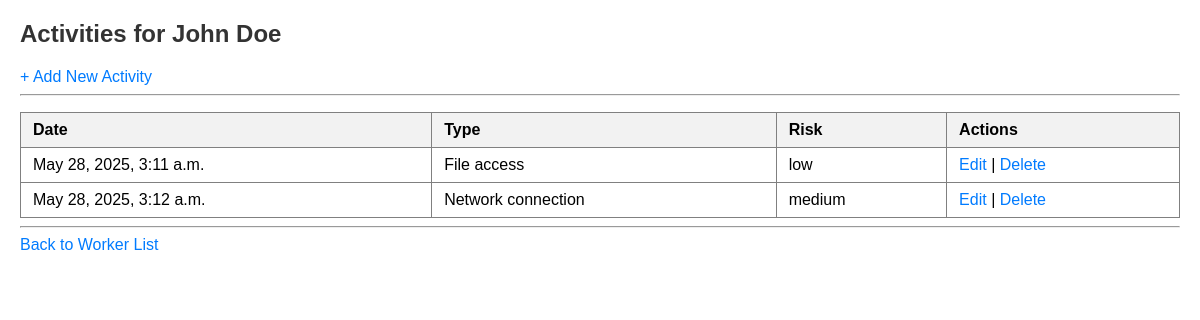
/5/activities/, run on the app's committed database.
### workers/models.py (models this page shows, shortened)
class Worker(models.Model):
    EMPLOYEE_TYPE_CHOICES = [
        ('Employee', 'Employee'),
        ('Contractor', 'Contractor'),
    ]
    name = models.CharField(max_length=100)
    type = models.CharField(max_length=20, choices=EMPLOYEE_TYPE_CHOICES)

class WorkerActivity(models.Model):
    ACTIVITY_TYPE_CHOICES = [
        ('File access', 'File access'),
        ('Network connection', 'Network connection'),
        ('Application launch', 'Application launch'),
    ]
    RISK_LEVEL_CHOICES = [
        ('low', 'Low'),
        ('medium', 'Medium'),
        ('high', 'High'),
    ]
    worker = models.ForeignKey(Worker, on_delete=models.CASCADE, related_name='activities')
    datetime = models.DateTimeField()
    activity_type = models.CharField(max_length=50, choices=ACTIVITY_TYPE_CHOICES)
    risk_level = models.CharField(max_length=10, choices=RISK_LEVEL_CHOICES)

### workers/views.py (the view)
# urls.py: path('<int:worker_id>/activities/', views.activity_list, name='activity_list'),
def activity_list(request, worker_id):
    worker = get_object_or_404(Worker, pk=worker_id)
    activities = worker.activities.all()
    return render(request, 'workers/activity_list.html', {
        'worker': worker,
        'activities': activities
    })

### workers/templates/workers/activity_list.html (shortened to what this page needs)
<head>
</head>
<h2>Activities for {{ worker.name }}</h2>
<a href="{% url 'activity_create' worker.id %}">+ Add New Activity</a>
<hr />
<table border="1">
  <tr>
    <th>Date</th><th>Type</th><th>Risk</th><th>Actions</th>
  </tr>
  {% for activity in activities %}
  <tr>
    <td>{{ activity.datetime }}</td>
    <td>{{ activity.activity_type }}</td>
    <td>{{ activity.risk_level }}</td>
    <td>
      <a href="{% url 'activity_update' worker.id activity.id %}">Edit</a> |
      <a href="{% url 'activity_delete' worker.id activity.id %}">Delete</a>
    </td>
  </tr>
  {% endfor %}
</table>
<hr />
<a href="{% url 'worker_list' %}">Back to Worker List</a>

### workers/templates/workers/activity_list.html (style rules this page uses)
h2 { color: #333; }
table { width: 100%; border-collapse: collapse; border-bottom: 1px solid black; }
th, td { padding: 8px 12px; text-align: left; border-bottom: 1px solid grey; }
th { background-color: #f2f2f2; }
a { color: #007BFF; text-decoration: none; }

### data on the page
Worker: name "John Doe"
WorkerActivity: datetime "May 28, 2025, 3:11 a.m.", activity_type "File access", risk_level "low"
WorkerActivity: datetime "May 28, 2025, 3:12 a.m.", activity_type "Network connection", risk_level "medium"
